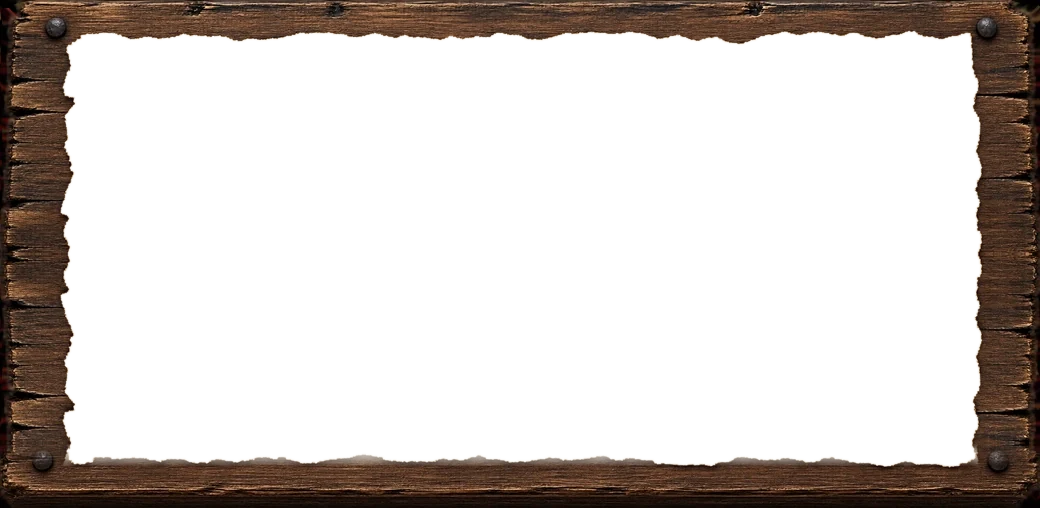
#> input picture design/lunjian/lab/art/plaque-frame.webp, 1040 x 508 px, given in place of wing-red-v1.webp, which was not available
$ python paper-edge.py
#> lines starting #> are read from the running program, lines starting #| are printed output that depends on the picture
"""Shared top edge for the battle papers (red, black, blue) as an alpha mask.

The edge follows the line the user drew on 2026-10-31: high at red's outer corner, down to the black
paper, level across it, and up to blue's outer corner. The torn fibres are not drawn: they are lifted
from the approved wing artwork's own torn tops, at the scale the wings are shown on a 1920px screen, and
laid along that line. Output: lab/art/battle-paper-edge.webp, copied to /lunjian/art by to-theatron.py.

Geometry (mask pixels, used at 100% width and 1:1 height on a 1920px screen):
  W x H = 2000 x 200; outer corners at y=OUTER, the black paper's top at y=INNER, corners at LEFT/RIGHT.
battle-embed.css sizes the mask from these numbers (--paper-drop is INNER - OUTER).
"""
import os
from PIL import Image

HERE = os.path.dirname(os.path.abspath(__file__))
LAB = os.path.dirname(HERE)
ART = os.path.abspath(os.path.join(LAB, '../../../web/public/battle-preview/assets/battle-produced'))
OUT = os.path.join(LAB, 'art', 'battle-paper-edge.webp')

W, H = 2000, 200
OUTER, INNER = 24, 134
LEFT, RIGHT = 0.39, 0.59
SHOWN = 0.64     # wings are drawn at ~64% of their source size on a 1920px screen
BAND = 26        # fibres reach this far above and below the smoothed edge
SMOOTH = 81      # columns averaged to find the edge's own trend


def edge_strip(name, mirror=False):
    """Alpha of the sheet's torn top, flattened: one column per output pixel, the trend removed."""
#> called with name = 'wing-red-v1.webp', mirror = False
    im = Image.open(os.path.join(ART, name)).convert('RGBA')
#> im is the input picture: PIL image 1040x508 RGBA; mean R, G, B, A 186.6, 161.3, 130.1, 68.4
    im = im.resize((round(im.width * SHOWN), round(im.height * SHOWN)), Image.LANCZOS)
#> im: PIL image 666x325 RGBA
    if mirror:
        im = im.transpose(Image.FLIP_LEFT_RIGHT)
    alpha = im.split()[3]
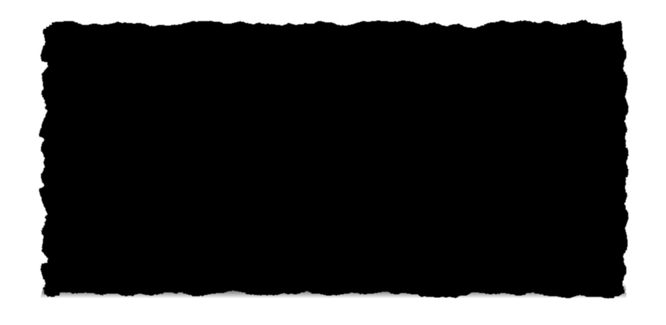
#> alpha: PIL image 666x325 L; min 0, max 255, mean 68.4
    px, w, h = alpha.load(), alpha.width, alpha.height
#> w = 666; h = 325
    top = []
    for x in range(w):
        y = next((y for y in range(h) if px[x, y] > 128), None)
        top.append(y)
#> after the loop, top = 666 values from 0 to 0
    cols = [x for x in range(w) if top[x] is not None and top[x] < h * 0.4]
#> cols = 666 values from 0 to 665
    # Keep only the columns of the sheet's top edge (not its torn inner side).
    cols = cols[: int(len(cols) * 0.9)]
#> cols = 599 values from 0 to 598
    trend = []
    for i, x in enumerate(cols):
        win = [top[c] for c in cols[max(0, i - SMOOTH // 2): i + SMOOTH // 2 + 1]]
        trend.append(sum(win) / len(win))
#> after the loop, trend = 599 values from 0 to 0
    strip = []
    for x, t in zip(cols, trend):
        t = round(t)
        strip.append([px[x, y] if 0 <= y < h else (255 if y >= h else 0) for y in range(t - BAND, t + BAND)])
#> after the loop, strip = 599 items
    return strip


def line(x):
    """The drawn line, with softened corners."""
    l, r = LEFT * W, RIGHT * W
    if x <= l:
        y = OUTER + (INNER - OUTER) * x / l
    elif x >= r:
        y = INNER - (INNER - OUTER) * (x - r) / (W - r)
    else:
        y = INNER
    return y


def softened():
    raw = [line(x) for x in range(W)]
    k = 30
    return [sum(raw[max(0, x - k): x + k + 1]) / len(raw[max(0, x - k): x + k + 1]) for x in range(W)]


red = edge_strip('wing-red-v1.webp')
#> red = 599 items
blue = edge_strip('wing-blue-v1.webp', mirror=True)
#> call 2 of edge_strip, with name = 'wing-blue-v1.webp', mirror = True
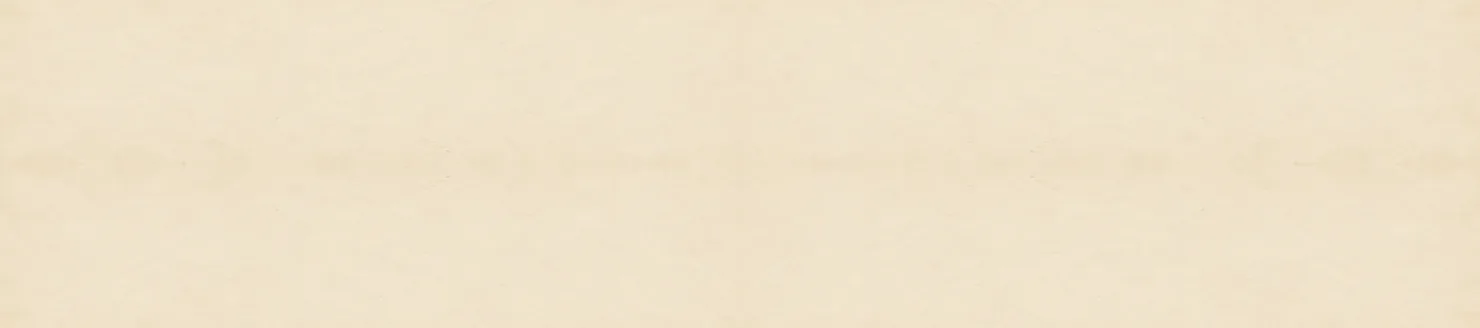
#> input picture design/lunjian/lab/art/plaque-paper.webp, 1480 x 328 px, given in place of wing-blue-v1.webp, which was not available
#> in edge_strip (call 2), `alpha = im.split()[3]`: alpha: PIL image 947x210 L; every value is 255
#> in edge_strip (call 2), `px, w, h = alpha.load(), alpha.width, alpha.height`: w = 947; h = 210
#> after the loop in edge_strip (call 2), `for x in range(w):`: top = 947 values from 0 to 0
#> in edge_strip (call 2), `cols = [x for x in range(w) if top[x] is not None and top[x] < h * 0.4]`: cols = 947 values from 0 to 946
#> in edge_strip (call 2), `cols = cols[: int(len(cols) * 0.9)]`: cols = 852 values from 0 to 851
#> after the loop in edge_strip (call 2), `for i, x in enumerate(cols):`: trend = 852 values from 0 to 0
#> after the loop in edge_strip (call 2), `for x, t in zip(cols, trend):`: strip = 852 items
#> blue = 852 items
blue.reverse()   # blue's outer corner is on the right
centre = red[60:] + blue[: len(blue) // 2]
#> centre = 965 items

ys = softened()
#> in softened, `raw = [line(x) for x in range(W)]`: raw = 2000 values, max 134 at index 780, min 24 at index 0, mean 90
#> ys = 2000 values, max 134 at index 810, min 26.12 at index 0, mean 90.01
mask = Image.new('L', (W, H), 0)
#> mask: PIL image 2000x200 L; every value is 0
out = mask.load()
for x in range(W):
    if x < LEFT * W:
        col = red[x % len(red)]
    elif x >= RIGHT * W:
        col = blue[(x - round(RIGHT * W)) % len(blue)]
    else:
        col = centre[(x - round(LEFT * W)) % len(centre)]
    y0 = round(ys[x]) - BAND
    for y in range(H):
        i = y - y0
        out[x, y] = 0 if i < 0 else (255 if i >= len(col) else col[i])
#> this loop made 2000 passes
#> y0 on passes 1 to 12: 0, 0, 0, 0, 0, 0, 1, 1, 1, 1, 1, 1

rgba = Image.new('RGBA', (W, H), (0, 0, 0, 0))
#> rgba: PIL image 2000x200 RGBA; every value is 0
rgba.putalpha(mask)
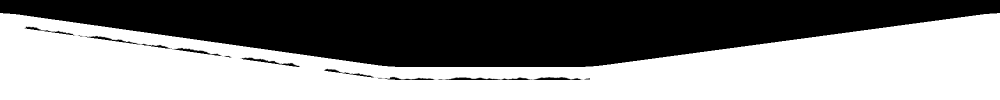
#> mask: PIL image 2000x200 L (shown at 1/2 size); min 0, max 255, mean 138.3
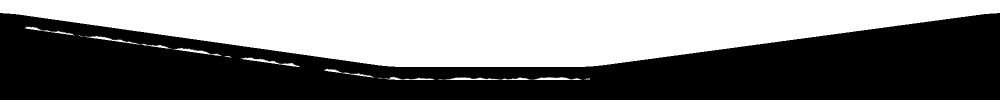
#> rgba: PIL image 2000x200 RGBA (shown at 1/2 size); mean R, G, B, A 0, 0, 0, 138.3; transparent parts drawn white
os.makedirs(os.path.dirname(OUT), exist_ok=True)
rgba.save(OUT, 'WEBP', lossless=True)
print(OUT, os.path.getsize(OUT), 'bytes')
